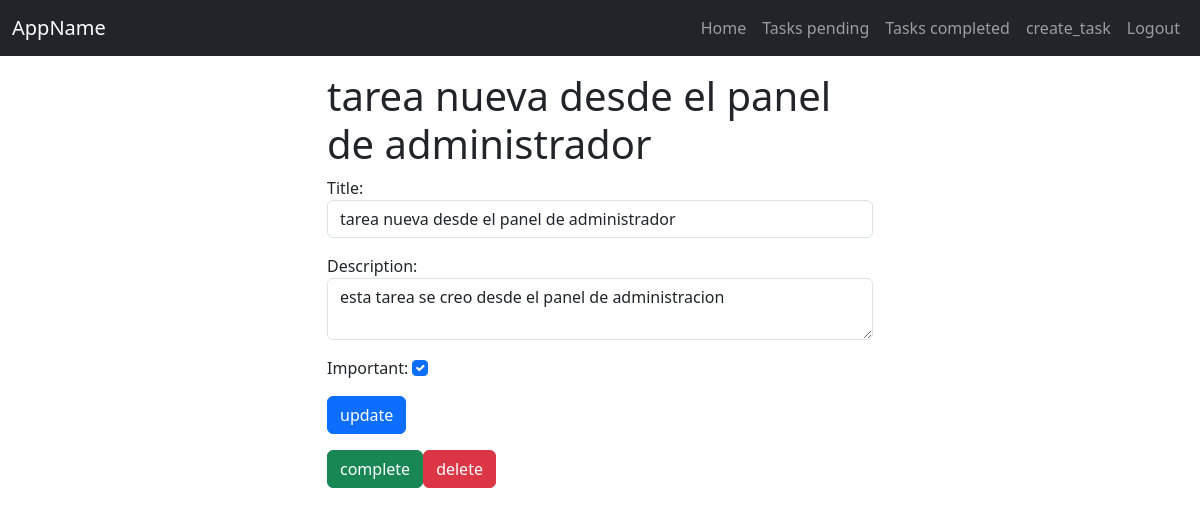
/tasks/1/ (signed in), run on the app's committed database.
### tasks/models.py (models this page shows, shortened)
class Task(models.Model):
    title = models.CharField(max_length=200)
    description = models.TextField(blank=True, null=True)
    created = models.DateTimeField(auto_now_add=True)
    datecompleted = models.DateTimeField(null=True, blank=True)
    updated = models.DateTimeField(auto_now=True)
    important = models.BooleanField(default=False)
    completed = models.BooleanField(default=False, blank=True, null=True)
    user = models.ForeignKey(User, on_delete=models.CASCADE)

### tasks/views.py (the view, shortened to what this page needs)
# urls.py: path('tasks/<int:task_id>/', views.task_detail, name='task_detail'),
@login_required
def task_detail(request, task_id):
    if request.method == 'GET':
        task = get_object_or_404(Task, pk=task_id, user=request.user)
        form = TaskForm(instance=task)
        return render(request, 'task_detail.html', {
            'task': task,
            'form': form
        })

### tasks/forms.py
class TaskForm(forms.ModelForm):
    class Meta:
        model = Task
        fields = ['title', 'description', 'important']
        widgets = {
            'title': forms.TextInput(attrs={'class': 'form-control', 'placeholder': 'Write a title'}),
            'description': forms.Textarea(attrs={'class': 'form-control', 'placeholder': 'Write a description', 'rows': 2}),
            'important': forms.CheckboxInput(attrs={'class': 'form-check-input', 'value': 'True', 'checked': 'checked'}),
        }

### tasks/templates/task_detail.html (shortened to what this page needs)
<!doctype html>
<html lang="en">
<head>
</head>
    {% extends 'base.html' %}
    {% block content %}
<body>
   <main class="container">
    <div class="row">
        <div class="col-md-6 offset-md-3 mt-3">
            <h1>{{task.title}}</h1>
            <form action="{% url 'task_detail' task.id %}" method="POST">
                {{form.as_p}}
                <button class="btn btn-primary">
                    update
                </button>
            </form>
            <div class="mt-3 d-flex ">
                <form action="{% url 'complete_task' task.id %}" method="POST">
                    <button class="btn btn-success">
                        complete
                    </button>
                </form>
                <form action="{% url 'delete_task' task.id %}" method="POST">
                    <button class="btn btn-danger">
                        delete
                    </button>
                </form>
            </div>
        </div>
    </div>
</main>
</body>
    {% endblock %}

### data on the page
Task: title "tarea nueva desde el panel de administrador", description "esta tarea se creo desde el panel de administracion", important "☑"
